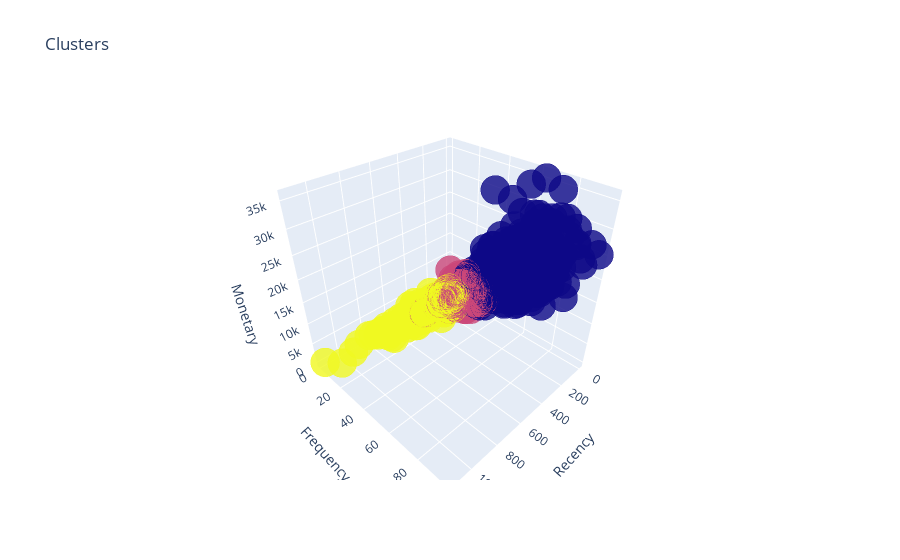

The notebook cell this image was saved under:
### Code cell
# df['label3'] =  labels3
trace1 = go.Scatter3d(
    x= rfm_k3['Recency'],
    y= rfm_k3['Frequency'],
    z= rfm_k3['Monetary'],
    mode='markers',
     marker=dict(
        color = rfm_k3['k_cluster'], 
        size= 10,
        line=dict(
            color= rfm_k3['k_cluster'],
            width= 12
        ),
        opacity=0.8
     )
)
data = [trace1]
layout = go.Layout(
#     margin=dict(
#         l=0,
#         r=0,
#         b=0,
#         t=0
#     )
    title= 'Clusters',
    scene = dict(
            xaxis = dict(title  = 'Recency'),
            yaxis = dict(title  = 'Frequency'),
            zaxis = dict(title  = 'Monetary')
        )
)
fig = go.Figure(data=data, layout=layout)
py.offline.iplot(fig)

### Figure 1 — Plotly figure (JSON) as saved in the notebook; plotly's stock layout.template omitted (floating-point values rounded to 4 significant figures; data arrays with more than 128 entries replaced by an {"elided": "..."} marker saying what was removed)
{"data": [{"marker": {"color": {"elided": "1590 int values"}, "line": {"color": {"elided": "1590 int values"}, "width": 12}, "opacity": 0.8, "size": 10}, "mode": "markers", "type": "scatter3d", "x": {"elided": "1590 int values"}, "y": {"elided": "1590 int values"}, "z": {"elided": "1590 float values"}}], "layout": {"scene": {"xaxis": {"title": {"text": "Recency"}}, "yaxis": {"title": {"text": "Frequency"}}, "zaxis": {"title": {"text": "Monetary"}}}, "title": {"text": "Clusters"}}}
